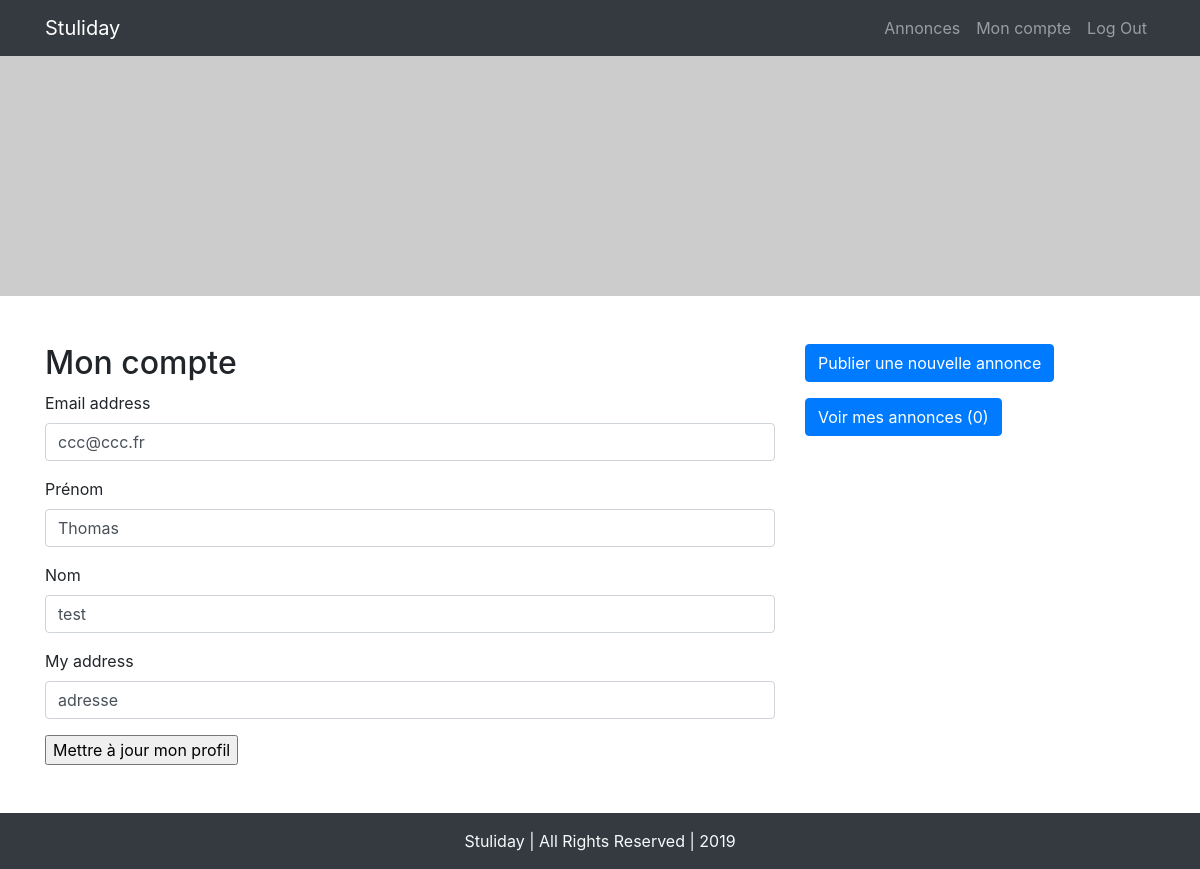
Page /profile.php (signed in) on the committed database.
### tables this page shows
CREATE TABLE `users` (
  `id` int(11) NOT NULL,
  `firstname_user` text NOT NULL,
  `lastname_user` text NOT NULL,
  `email_user` varchar(255) NOT NULL,
  `password_user` varchar(255) NOT NULL,
  `image_user` varchar(255) NOT NULL,
  `adress_user` text NOT NULL,
  `number_articles_user` int(11) NOT NULL
);

### profile.php (the view, shortened to what this page needs)
<?php
    $user_id = $_SESSION['id'];
    global $mysqli;
    $res = $mysqli->query("SELECT * FROM users WHERE id = '$user_id' LIMIT 1");
    $row = $res->fetch_assoc();
    $user_email = $row['email_user'];
    $user_surname = $row['firstname_user'];
    $user_name = $row['lastname_user'];
    $user_address = $row['adress_user'];
    $res2 = $mysqli->query("SELECT * FROM annonces WHERE author_article = '$user_id'");
    $compteur = $res2->num_rows;
    require('inc/functions.php');
    require('inc/head.php');
    include('inc/nav.php');
    include('inc/single-header.php');
?>
<section class="pt-5">
    <div class="container">
        <div class="row">
            <div class="col-md-8">
                <h2>Mon compte</h2>
                <form action="<?php echo $_SERVER["PHP_SELF"]; ?>" method="POST">
                    <div class="form-group">
                        <label for="exampleInputEmail1">Email address</label>
                        <input type="text" name="user_email" class="form-control" id="exampleInputEmail1" aria-describedby="emailHelp" value="<?php if(!empty($user_email)){ echo $user_email; } ?>" placeholder="Entrez votre email">
                    </div>
                    <div class="form-group">
                        <label for="exampleInputEmail1">Prénom</label>
                        <input type="text" name="user_surname" class="form-control" id="exampleInputEmail1" aria-describedby="emailHelp" value="<?php if(!empty($user_email)){ echo $user_surname; } ?>" placeholder="Enter your surname">
                    </div>
                    <div class="form-group">
                        <label for="exampleInputEmail1">Nom</label>
                        <input type="text" name="user_name" class="form-control" value="<?php if(!empty($user_email)){ echo $user_name; } ?>" id="exampleInputEmail1" aria-describedby="emailHelp" placeholder="Enter your name">
                    </div>
                    <div class="form-group">
                        <label for="exampleInputEmail1">My address</label>
                        <input type="text" name="user_address" class="form-control" value="<?php if(!empty($user_email)){ echo $user_address; } ?>" id="exampleInputEmail1" aria-describedby="emailHelp" placeholder="Enter your address">
                    </div>
                    <input type="submit" name="submit-profile" value="Mettre à jour mon profil">
                </form>
            </div>
            <div class="col-md-4">
                <a href="#" class="btn btn-primary mb-3" data-toggle="modal" data-target="#addAnnonce">Publier une nouvelle annonce</a>
                <a href="#" class="btn btn-primary " id="voirAnnonces" data-toggle="modal" data-target="#listingAnnonces">Voir mes annonces (<?php echo $compteur; ?>)</a>
            </div>
        </div>
    </div>
</section>
<?php require('inc/footer.php'); ?>

### rows in the picture
users: user_email "ccc@ccc.fr", user_surname "Thomas", user_name "test", user_address "adresse"

### other values in the picture
$compteur "0"
